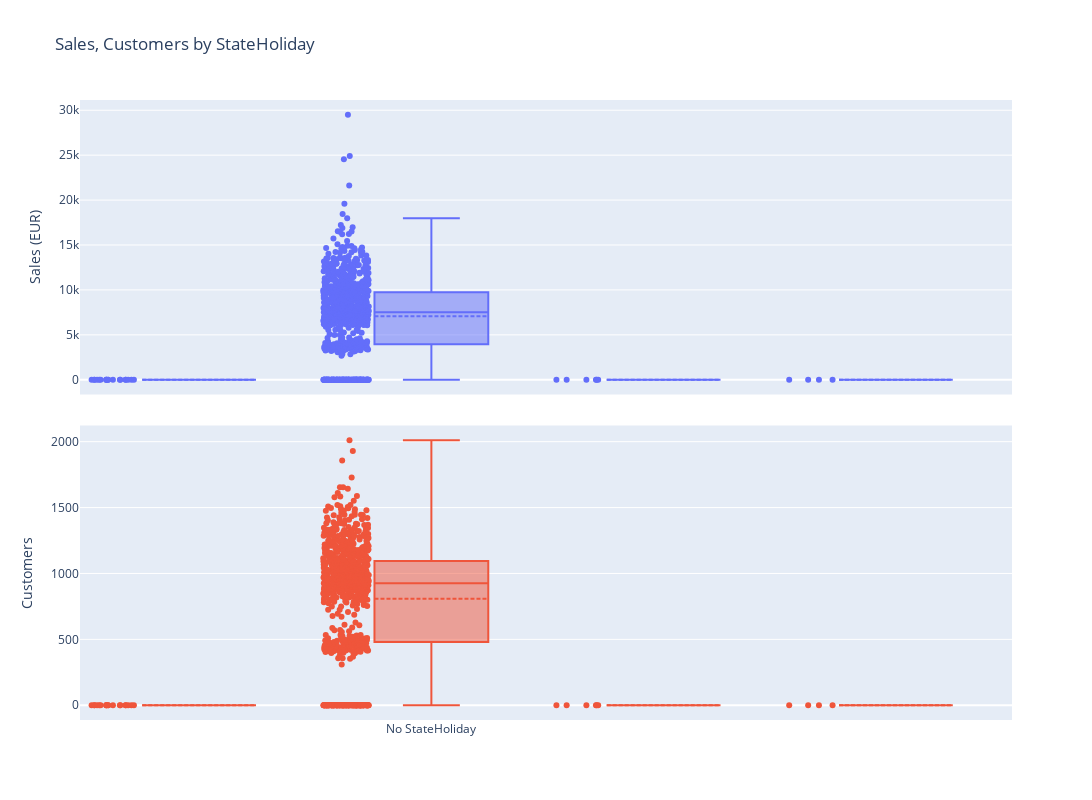

The notebook cell saved with this chart:
### Markdown cell above
## 6.2. <a id='toc6_2_'></a>Umsätze und Kundenzahlen und deren Verteilung an Feiertagen  [&#8593;](#toc0_)

### Code cell
pms.plotly_boxes(data, "StateHoliday")

### Figure 1 — Plotly figure (JSON) as saved in the notebook; plotly's stock layout.template omitted (floating-point values rounded to 4 significant figures; data arrays with more than 128 entries replaced by an {"elided": "..."} marker saying what was removed)
{"data": [{"boxmean": true, "boxpoints": "all", "jitter": 0.4, "name": "Sales (EUR)", "text": {"elided": "942 str values"}, "type": "box", "x": {"elided": "942 str values"}, "xaxis": "x", "y": {"elided": "942 int values"}, "yaxis": "y"}, {"boxmean": true, "boxpoints": "all", "jitter": 0.4, "name": "Customers", "text": {"elided": "942 str values"}, "type": "box", "x": {"elided": "942 str values"}, "xaxis": "x2", "y": {"elided": "942 int values"}, "yaxis": "y2"}], "layout": {"height": 800, "showlegend": false, "title": {"text": "Sales, Customers by StateHoliday"}, "width": 1100, "xaxis": {"anchor": "y", "domain": [0, 1], "matches": "x2", "showticklabels": false, "tickmode": "array", "ticktext": ["No StateHoliday", "StateHoliday"], "tickvals": [0, 1]}, "xaxis2": {"anchor": "y2", "domain": [0, 1], "tickmode": "array", "ticktext": ["No StateHoliday", "StateHoliday"], "tickvals": [0, 1]}, "yaxis": {"anchor": "x", "domain": [0.525, 1], "title": {"text": "Sales (EUR)"}}, "yaxis2": {"anchor": "x2", "domain": [0, 0.475], "title": {"text": "Customers"}}}}
